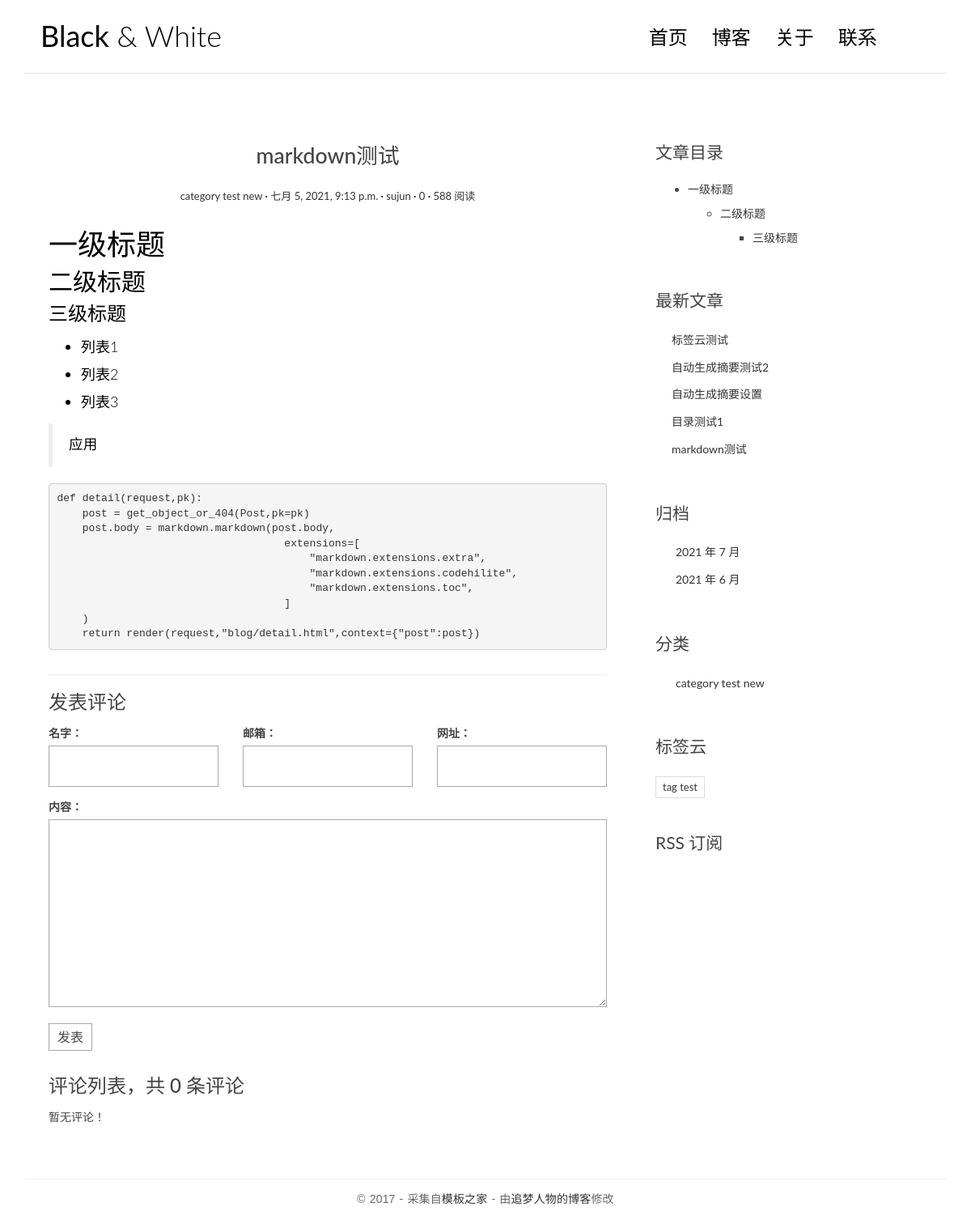
/posts/3/, run on the app's committed database.
### blog/models.py (models this page shows, shortened)
class Post(models.Model):
    title = models.CharField("标题",max_length=70)
    body = models.TextField("正文")
    created_time = models.DateTimeField("创建时间",default=timezone.now)
    modified_time = models.DateTimeField("修改时间")
    excerpt = models.CharField("摘要",max_length=200,blank=True)
    category = models.ForeignKey(Category,verbose_name="分类",on_delete=models.CASCADE)
    tags = models.ManyToManyField(Tag,verbose_name="标签",blank=True)
    author = models.ForeignKey(User,verbose_name="作者",on_delete=models.CASCADE)
    class Meta:
        verbose_name = "文章"
        verbose_name_plural = verbose_name
        ordering = ["-created_time"]
    def get_absolute_url(self):
        return reverse("blog:detail",kwargs={"pk":self.pk})

class Category(models.Model):
    name = models.CharField(max_length=100)
    class Meta:
        verbose_name = "分类"
        verbose_name_plural = verbose_name

class Tag(models.Model):
    name = models.CharField(max_length=100)
    class Meta:
        verbose_name = "标签"
        verbose_name_plural = verbose_name

### blog/views.py (the view)
# urls.py: path("posts/<int:pk>/",views.detail,name="detail"),
def detail(request,pk):
    post = get_object_or_404(Post,pk=pk)
    md = markdown.Markdown(extensions=[
                                        "markdown.extensions.extra",
                                        "markdown.extensions.codehilite",
                                        TocExtension(slugify=slugify),
                                    ]
    )
    post.body = md.convert(post.body)
    m = re.search(r'<div class="toc">\s*<ul>(.*)</ul>\s*</div>', md.toc, re.S)
    post.toc = m.group(1) if m is not None else ''
    return render(request,"blog/detail.html",context={"post":post})

### comments/forms.py
class CommentForm(forms.ModelForm):
    class Meta:
        model = Comment
        fields = ["name","email","url","text"]

### blog/templatetags/blog_extras.py (called while the page is built)
@register.inclusion_tag("blog/inclusions/_recent_posts.html",takes_context=True)
def show_recent_posts(context,num=5):
    return {
        "recent_post_list":Post.objects.all().order_by("-created_time")[:num],
    }

@register.inclusion_tag("blog/inclusions/_archives.html",takes_context=True)
def show_archives(context):
    return {
        "date_list":Post.objects.dates("created_time","month",order="DESC"),
    }

@register.inclusion_tag("blog/inclusions/_categories.html",takes_context=True)
def show_categories(context):
    return {
        "category_list":Category.objects.all(),
    }

@register.inclusion_tag("blog/inclusions/_tags.html",takes_context=True)
def show_tags(context):
    return {
        "tag_list":Tag.objects.all(),
    }

### comments/templatetags/comments_extras.py (called while the page is built)
@register.inclusion_tag("comments/inclusions/_form.html",takes_context=True)
def show_comment_form(context,post,form=None):
    if form is None:
        form = CommentForm()
    return {
        "form":form,
        "post":post,
    }

@register.inclusion_tag("comments/inclusions/_list.html",takes_context=True)
def show_comments(context,post):
    comment_list = post.comment_set.all().order_by("-created_time")
    comment_count = comment_list.count()
    return{
        "comment_count":comment_count,
        "comment_list":comment_list,
    }

### templates/blog/detail.html (shortened to what this page needs)
{% extends 'base.html' %}
{% load comments_extras %}
            {% block main %}
                <article class="post post-{{ post.pk }}">
                    <header class="entry-header">
                        <h1 class="entry-title">{{ post.title }}</h1>
                        <div class="entry-meta">
                            <span class="post-category"><a href="#">{{ post.category.name }}</a></span>
                            <span class="post-date"><a href="#"><time class="entry-date"
                                                                      datetime="{{ post.created_time }}">{{ post.created_time }}</time></a></span>
                            <span class="post-author"><a href="#">{{ post.author }}</a></span>
                            <span class="comments-link"><a href="#comment-area">{{ post.comment_set.count }}</a></span>
                            <span class="views-count"><a href="#">588 阅读</a></span>
                        </div>
                    </header>
                    <div class="entry-content clearfix">
                        {{ post.body|safe }}
                    </div>
                </article>
                <section class="comment-area" id="comment-area">
                    <hr>
                    <h3>发表评论</h3>
                        {% show_comment_form post %}
                    <div class="comment-list-panel">
                        {% show_comments post %}
                    </div>
                </section>
            {% endblock main %}
            {% block toc %}
                {% if post.toc %}
                    <div class="widget widget-content">
                        <h3 class="widget-title">文章目录</h3>
                        <div class="toc">
                            <ul>
                                {{ post.toc|safe }}
                            </ul>
                        </div>
                    </div>
                {% endif %}
            {% endblock toc %}

### templates/blog/inclusions/_recent_posts.html
<div class="widget widget-recent-posts">
    <h3 class="widget-title">最新文章</h3>
    <ul>
      {% for post in recent_post_list %}
        <li>
          <a href="{{ post.get_absolute_url }}">{{ post.title }}</a>
        </li>
      {% empty %}
        暂无文章！
      {% endfor %}
    </ul>
  </div>

### templates/blog/inclusions/_categories.html
<div class="widget widget-category">
    <h3 class="widget-title">分类</h3>
    <ul>
        {% for category in category_list %}
            <li>
                <a href="{% url 'blog:category' category.pk %}">{{ category.name }} </a>
            </li>
        {% empty %}
            暂无分类！
        {% endfor %}
    </ul>
</div>

### templates/blog/inclusions/_tags.html
<div class="widget widget-tag-cloud">
    <h3 class="widget-title">标签云</h3>
    <ul>
        {% for tag in tag_list %}
            <li>
                <a href="{% url 'blog:tag' tag.pk %}">{{ tag.name }}</a>
            </li>
        {% endfor %}
    </ul>
</div>

### blog/static/blog/css/custom.css (style rules this page uses)
* { outline: none; }
h1, h2, h3, h4, h5, h6 { margin-top: 0; }
a { color: #333; }
body { color: #444; font-family: 'Lato', sans-serif; }
p { font-family: 'Ubuntu', sans-serif; font-weight: 400; word-spacing: 1px; letter-spacing: 0.01em; }
.post { background: #fff; padding: 30px 30px 0; }
.entry-title { text-align: center; font-size: 1.9em; margin-bottom: 20px; line-height: 1.6; padding: 10px 20px 0; }
.entry-meta { text-align: center; color: #DDDDDD; font-size: 13px; margin-bottom: 30px; }
.entry-content { font-size: 18px; line-height: 1.9; font-weight: 300; color: #000; }
.post-category::after, .post-date::after, .post-author::after, .comments-link::after { content: ' ·'; color: #000; }
.widget { background: #fff; padding: 30px 0 0; }
.widget-title { font-size: 1.5em; margin-bottom: 20px; line-height: 1.6; padding: 10px 0 0; font-weight: 400; }
.widget-recent-posts ul { padding: 0; margin: 0; padding-left: 20px; }
.widget-recent-posts ul li { list-style-type: none; position: relative; line-height: 170%; margin-bottom: 10px; }
.widget-recent-posts ul li::before { content: '\f3d3'; font-family: "Ionicons"; position: absolute; left: -17px; top: 3px; font-size: 16px; color: #000; }
.widget-category ul { padding: 0; margin: 0; padding-left: 25px; }
.widget-category ul li { list-style-type: none; position: relative; line-height: 170%; margin-bottom: 10px; }
.widget-category ul li::before { content: '\f3fe'; font-family: "Ionicons"; position: absolute; left: -25px; top: 1px; font-size: 18px; color: #000; }
.widget-tag-cloud ul { padding: 0; margin: 0; margin-right: -10px; }
.widget-tag-cloud ul li { list-style-type: none; font-size: 13px; display: inline-block; margin-right: 10px; margin-bottom: 10px; padding: 3px 8px; border: 1px solid #ddd; }
.widget-content ul ul { margin-top: 10px; }
.widget-content ul li { margin-bottom: 10px; }
.contact-form input, .comment-form input { border: 1px solid #aaa; margin-bottom: 15px; width: 100%; padding: 15px 15px; font-size: 16px; line-height: 100%; transition: 0.4s border-color linear; }
.contact-form textarea, .comment-form textarea { border: 1px solid #aaa; margin-bottom: 15px; width: 100%; padding: 15px 15px; font-size: 16px; line-height: 20px !important; min-height: 183px; transition: 0.4s border-color linear; }
.comment-area { padding: 0 30px 0; }
.comment-list-panel { margin-top: 30px; }

### templates/base.html (style rules this page uses)
.codehilite { padding: 0; }

### data on the page
Post: title "markdown测试", category.name "category test new", created_time "七月 5, 2021, 9:13 p.m.", author "sujun", comment_set.count "0", body "一级标题 二级标题 三级标题 列表1 列表2 列表3 应用 def detail ( request , pk ): post = get_object_or_404 ( Post , pk = pk ) post . body = markdown . markdown ( post . body , extensions = [ \"markdown.extensions.extra\" , \"markdown.extensions.codehilite\" , \"markdown.extensions.toc\" , ] ) return render ( request , \"blog/detail.html\" , context = { \"post\" : post })", toc "一级标题 二级标题 三级标题"
Post: title "标签云测试"
Post: title "自动生成摘要测试2"
Post: title "自动生成摘要设置"
Post: title "目录测试1"
Category: name "category test new"
Tag: name "tag test"

### other printed values
{{ comment_count }} "0"
{{ date.year }} "2021" "2021"
{{ date.month }} "7" "6"
